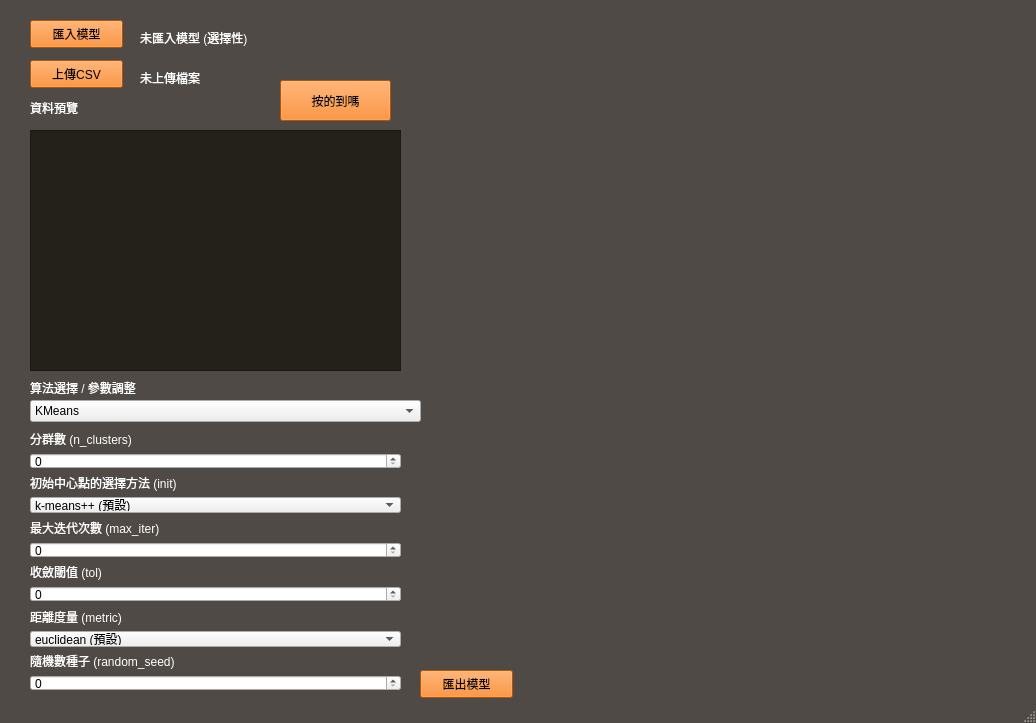
<?xml version="1.0" encoding="UTF-8"?>
<ui version="4.0">
 <class>MainWindow</class>
 <widget class="QMainWindow" name="MainWindow">
  <property name="geometry">
   <rect>
    <x>0</x>
    <y>0</y>
    <width>1036</width>
    <height>723</height>
   </rect>
  </property>
  <property name="windowTitle">
   <string>MainWindow</string>
  </property>
  <property name="styleSheet">
   <string notr="true">QPushButton 
{

color : 'black';
background-color:#FF7400;


}


QPushButton:hover {
        color: :#FF7400;
        background: #FFFF00;
    }

QLabel
{
color: white;

}


QMainWindow 

{

background-color:#4F4A46;

}


QTableWidget {
    background-color: #23211A; /* 表格的背景色 */
    color: white; /* 字體顏色 */
    gridline-color: white; /* 格線顏色 */
    font-size: 10px; /* 字體大小 */
}



QTableWidget::header {
    font-size: 12px; /* 表頭字體大小 */
    background-color: #23211A; /* 表頭的背景色 */
    color: white; /* 表頭字體顏色 */
    border: none; /* 移除表頭的邊框 */
}

QTableWidget QHeaderView::section {
    font-size: 12px; /* 行和列索引字體大小 */
    background-color: #23211A; /* 行和列索引的背景色 */
    color: white; /* 行和列索引字體顏色 */
    border: none; /* 移除行和列索引的邊框 */
}</string>
  </property>
  <widget class="QWidget" name="centralwidget">
   <widget class="QPushButton" name="pushButton">
    <property name="geometry">
     <rect>
      <x>280</x>
      <y>80</y>
      <width>111</width>
      <height>41</height>
     </rect>
    </property>
    <property name="text">
     <string>按的到嗎</string>
    </property>
   </widget>
   <widget class="QPushButton" name="upload">
    <property name="geometry">
     <rect>
      <x>30</x>
      <y>60</y>
      <width>93</width>
      <height>28</height>
     </rect>
    </property>
    <property name="text">
     <string>上傳CSV</string>
    </property>
   </widget>
   <widget class="QLabel" name="label">
    <property name="geometry">
     <rect>
      <x>140</x>
      <y>70</y>
      <width>931</width>
      <height>16</height>
     </rect>
    </property>
    <property name="text">
     <string>未上傳檔案</string>
    </property>
   </widget>
   <widget class="QTableWidget" name="tableWidget">
    <property name="geometry">
     <rect>
      <x>30</x>
      <y>130</y>
      <width>371</width>
      <height>241</height>
     </rect>
    </property>
   </widget>
   <widget class="QLabel" name="label_2">
    <property name="geometry">
     <rect>
      <x>30</x>
      <y>100</y>
      <width>58</width>
      <height>16</height>
     </rect>
    </property>
    <property name="text">
     <string>資料預覽</string>
    </property>
   </widget>
   <widget class="QComboBox" name="comboBox">
    <property name="geometry">
     <rect>
      <x>30</x>
      <y>400</y>
      <width>391</width>
      <height>22</height>
     </rect>
    </property>
    <item>
     <property name="text">
      <string>KMeans</string>
     </property>
    </item>
    <item>
     <property name="text">
      <string>DBSCAN</string>
     </property>
    </item>
    <item>
     <property name="text">
      <string>NCC</string>
     </property>
    </item>
   </widget>
   <widget class="QLabel" name="label_3">
    <property name="geometry">
     <rect>
      <x>30</x>
      <y>380</y>
      <width>161</width>
      <height>16</height>
     </rect>
    </property>
    <property name="text">
     <string>算法選擇 / 參數調整</string>
    </property>
   </widget>
   <widget class="QPushButton" name="pushButton_2">
    <property name="geometry">
     <rect>
      <x>420</x>
      <y>670</y>
      <width>93</width>
      <height>28</height>
     </rect>
    </property>
    <property name="text">
     <string>匯出模型</string>
    </property>
   </widget>
   <widget class="QPushButton" name="pushButton_3">
    <property name="geometry">
     <rect>
      <x>30</x>
      <y>20</y>
      <width>93</width>
      <height>28</height>
     </rect>
    </property>
    <property name="text">
     <string>匯入模型</string>
    </property>
   </widget>
   <widget class="QLabel" name="label_upload_model">
    <property name="geometry">
     <rect>
      <x>140</x>
      <y>30</y>
      <width>571</width>
      <height>16</height>
     </rect>
    </property>
    <property name="sizePolicy">
     <sizepolicy hsizetype="Preferred" vsizetype="Preferred">
      <horstretch>0</horstretch>
      <verstretch>0</verstretch>
     </sizepolicy>
    </property>
    <property name="text">
     <string>未匯入模型 (選擇性)</string>
    </property>
   </widget>
   <widget class="QStackedWidget" name="stackedWidget">
    <property name="geometry">
     <rect>
      <x>20</x>
      <y>370</y>
      <width>441</width>
      <height>341</height>
     </rect>
    </property>
    <property name="sizePolicy">
     <sizepolicy hsizetype="Preferred" vsizetype="Expanding">
      <horstretch>0</horstretch>
      <verstretch>0</verstretch>
     </sizepolicy>
    </property>
    <property name="mouseTracking">
     <bool>false</bool>
    </property>
    <property name="focusPolicy">
     <enum>Qt::TabFocus</enum>
    </property>
    <property name="toolTip">
     <string/>
    </property>
    <property name="accessibleDescription">
     <string/>
    </property>
    <property name="layoutDirection">
     <enum>Qt::LeftToRight</enum>
    </property>
    <property name="frameShadow">
     <enum>QFrame::Plain</enum>
    </property>
    <property name="currentIndex">
     <number>0</number>
    </property>
    <widget class="QWidget" name="page_KMeans">
     <widget class="QWidget" name="verticalLayoutWidget">
      <property name="geometry">
       <rect>
        <x>10</x>
        <y>60</y>
        <width>371</width>
        <height>261</height>
       </rect>
      </property>
      <layout class="QVBoxLayout" name="verticalLayout">
       <property name="sizeConstraint">
        <enum>QLayout::SetDefaultConstraint</enum>
       </property>
       <item>
        <widget class="QLabel" name="label_n_clusters">
         <property name="text">
          <string>分群數 (n_clusters)</string>
         </property>
        </widget>
       </item>
       <item>
        <widget class="QSpinBox" name="spinBox_n_clusters">
         <property name="sizePolicy">
          <sizepolicy hsizetype="Minimum" vsizetype="Expanding">
           <horstretch>0</horstretch>
           <verstretch>0</verstretch>
          </sizepolicy>
         </property>
        </widget>
       </item>
       <item>
        <widget class="QLabel" name="label_init">
         <property name="text">
          <string>初始中心點的選擇方法 (init)</string>
         </property>
        </widget>
       </item>
       <item>
        <widget class="QComboBox" name="comboBox_init">
         <property name="sizePolicy">
          <sizepolicy hsizetype="Preferred" vsizetype="Expanding">
           <horstretch>0</horstretch>
           <verstretch>0</verstretch>
          </sizepolicy>
         </property>
         <item>
          <property name="text">
           <string>k-means++ (預設)</string>
          </property>
         </item>
         <item>
          <property name="text">
           <string>random</string>
          </property>
         </item>
         <item>
          <property name="text">
           <string>uniform</string>
          </property>
         </item>
         <item>
          <property name="text">
           <string>zeros</string>
          </property>
         </item>
        </widget>
       </item>
       <item>
        <widget class="QLabel" name="label_max_iter">
         <property name="text">
          <string>最大迭代次數 (max_iter)</string>
         </property>
        </widget>
       </item>
       <item>
        <widget class="QSpinBox" name="spinBox_max_iter"/>
       </item>
       <item>
        <widget class="QLabel" name="label_tol">
         <property name="text">
          <string>收斂閾值 (tol)</string>
         </property>
        </widget>
       </item>
       <item>
        <widget class="QSpinBox" name="spinBox_tol"/>
       </item>
       <item>
        <widget class="QLabel" name="label_metric">
         <property name="text">
          <string>距離度量 (metric)</string>
         </property>
        </widget>
       </item>
       <item>
        <widget class="QComboBox" name="comboBox_metric">
         <property name="sizePolicy">
          <sizepolicy hsizetype="Preferred" vsizetype="Expanding">
           <horstretch>0</horstretch>
           <verstretch>0</verstretch>
          </sizepolicy>
         </property>
         <item>
          <property name="text">
           <string>euclidean (預設)</string>
          </property>
         </item>
         <item>
          <property name="text">
           <string>manhattan</string>
          </property>
         </item>
         <item>
          <property name="text">
           <string>cosine</string>
          </property>
         </item>
         <item>
          <property name="text">
           <string>precomputed</string>
          </property>
         </item>
        </widget>
       </item>
       <item>
        <widget class="QLabel" name="label_random_seed">
         <property name="text">
          <string>隨機數種子 (random_seed)</string>
         </property>
        </widget>
       </item>
       <item>
        <widget class="QSpinBox" name="spinBox">
         <property name="sizePolicy">
          <sizepolicy hsizetype="Minimum" vsizetype="Expanding">
           <horstretch>0</horstretch>
           <verstretch>0</verstretch>
          </sizepolicy>
         </property>
        </widget>
       </item>
      </layout>
     </widget>
    </widget>
    <widget class="QWidget" name="page_DBSCAN">
     <widget class="QLabel" name="label_4">
      <property name="geometry">
       <rect>
        <x>10</x>
        <y>70</y>
        <width>151</width>
        <height>41</height>
       </rect>
      </property>
      <property name="text">
       <string>開發中</string>
      </property>
     </widget>
    </widget>
    <widget class="QWidget" name="page_NCC">
     <widget class="QLabel" name="label_5">
      <property name="geometry">
       <rect>
        <x>10</x>
        <y>70</y>
        <width>58</width>
        <height>15</height>
       </rect>
      </property>
      <property name="text">
       <string>開發中</string>
      </property>
     </widget>
    </widget>
   </widget>
   <zorder>stackedWidget</zorder>
   <zorder>pushButton</zorder>
   <zorder>upload</zorder>
   <zorder>label</zorder>
   <zorder>tableWidget</zorder>
   <zorder>label_2</zorder>
   <zorder>comboBox</zorder>
   <zorder>label_3</zorder>
   <zorder>pushButton_2</zorder>
   <zorder>pushButton_3</zorder>
   <zorder>label_upload_model</zorder>
  </widget>
  <widget class="QStatusBar" name="statusbar"/>
 </widget>
 <resources/>
 <connections/>
</ui>
